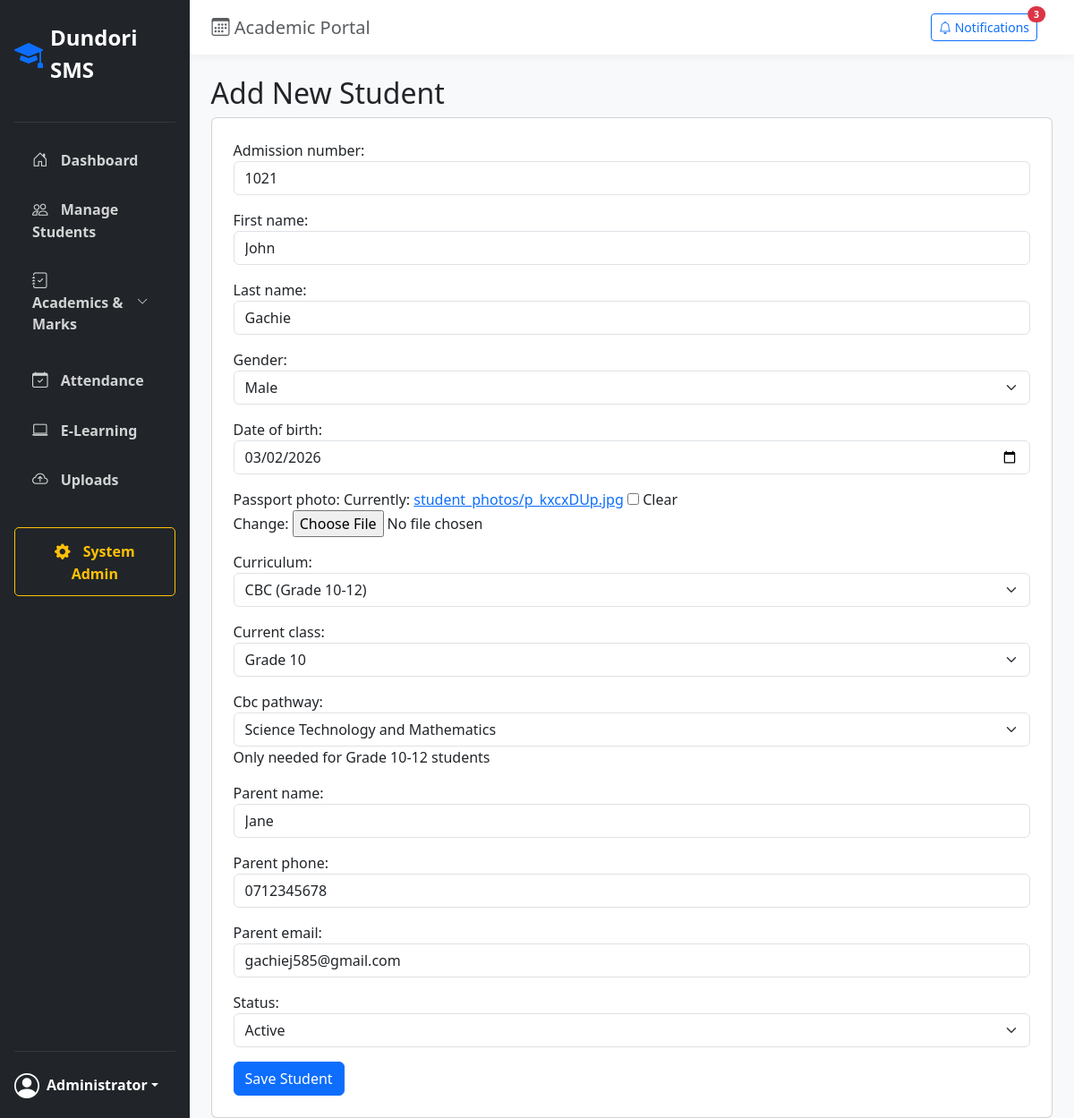
Page /students/edit/1/ on the committed database.
### students/models.py (models this page shows, shortened)
class Student(models.Model):
    SYSTEM_CHOICES = [
        ('CBC', 'CBC (Grade 10-12)'),
        ('844', '8-4-4 (Form 3-4)'),
    ]
    GENDER_CHOICES = [
        ('M', 'Male'),
        ('F', 'Female'),
    ]
    STATUS_CHOICES = [
        ('ACTIVE', 'Active'),
        ('INACTIVE', 'Inactive'),
    ]
    CLASS_CHOICES = [
        ('Grade 10', 'Grade 10'),
        ('Grade 11', 'Grade 11'),
        ('Grade 12', 'Grade 12'),
        ('Form 3', 'Form 3'),
        ('Form 4', 'Form 4'),
    ]
    PATHWAY_CHOICES = [
        ('STEM', 'STEM (Science, Tech, Engineering, Math)'),
        ('ARTS', 'Arts and Sports Science'),
        ('SOCIAL', 'Social Sciences'),
    ]
    admission_number = models.CharField(max_length=20, unique=True)
    first_name = models.CharField(max_length=50)
    last_name = models.CharField(max_length=50)
    gender = models.CharField(max_length=1, choices=GENDER_CHOICES)
    date_of_birth = models.DateField()
    passport_photo = models.ImageField(upload_to='student_photos/', blank=True, null=True)
    curriculum = models.CharField(max_length=5, choices=SYSTEM_CHOICES, default='CBC')
    current_class = models.CharField(max_length=20, choices=CLASS_CHOICES)
    cbc_pathway = models.ForeignKey('academics.CBCPathway', on_delete=models.SET_NULL, null=True, blank=True, help_text="Only needed for Grade 10-12 students")
    parent_name = models.CharField(max_length=100)
    parent_phone = models.CharField(max_length=15)
    parent_email = models.EmailField(blank=True, null=True)
    status = models.CharField(max_length=10, choices=STATUS_CHOICES, default='ACTIVE')
    admission_date = models.DateField(auto_now_add=True)

### students/views.py (the view)
# urls.py: path('edit/<int:pk>/', views.edit_student, name='edit_student'),
def edit_student(request, pk):
    student = get_object_or_404(Student, pk=pk)
    if request.method == 'POST':
        form = StudentForm(request.POST, request.FILES, instance=student)
        if form.is_valid():
            form.save()
            messages.success(request, 'Student details updated successfully!')
            return redirect('student_detail', pk=student.pk)
    else:
        form = StudentForm(instance=student)
    return render(request, 'students/add_student.html', {'form': form, 'title': 'Edit Student'})

### students/forms.py
class StudentForm(forms.ModelForm):
    class Meta:
        model = Student
        fields = '__all__'
        widgets = {
            'date_of_birth': forms.DateInput(attrs={'type': 'date', 'class': 'form-control'}),
            'admission_date': forms.DateInput(attrs={'type': 'date', 'class': 'form-control'}),
            'cbc_pathway': forms.Select(attrs={'class': 'form-select'}), # New Dropdown
            'current_class': forms.Select(attrs={'class': 'form-select'}),
            'gender': forms.Select(attrs={'class': 'form-select'}),
            'curriculum': forms.Select(attrs={'class': 'form-select'}),
            'status': forms.Select(attrs={'class': 'form-select'}),
            'first_name': forms.TextInput(attrs={'class': 'form-control'}),
            'last_name': forms.TextInput(attrs={'class': 'form-control'}),
            'admission_number': forms.TextInput(attrs={'class': 'form-control'}),
            'parent_phone': forms.TextInput(attrs={'class': 'form-control'}),
            'parent_name': forms.TextInput(attrs={'class': 'form-control'}),
            'parent_email': forms.EmailInput(attrs={'class': 'form-control'}),
        }

### academics/models.py (called while the page is built)
    def __str__(self):
        return self.name

### templates/students/add_student.html (shortened to what this page needs)
{% extends 'base.html' %}
{% block content %}
<h2>Add New Student</h2>
<div class="card p-4">
    <form method="POST" enctype="multipart/form-data">
        {{ form.as_p }}
        <button type="submit" class="btn btn-primary">Save Student</button>
    </form>
</div>
{% endblock %}

### templates/base.html (style rules this page uses)
body { background-color: #f8f9fa; font-family: 'Segoe UI', Tahoma, Geneva, Verdana, sans-serif; }

### rows in the picture
Student: admission_number "1021", first_name "John", last_name "Gachie", gender "Male", date_of_birth "03/02/2026", curriculum "CBC (Grade 10-12)", current_class "Grade 10", cbc_pathway "Science Technology and Mathematics", parent_name "Jane", parent_phone "0712345678", parent_email "gachiej585@gmail.com", status "Active"
